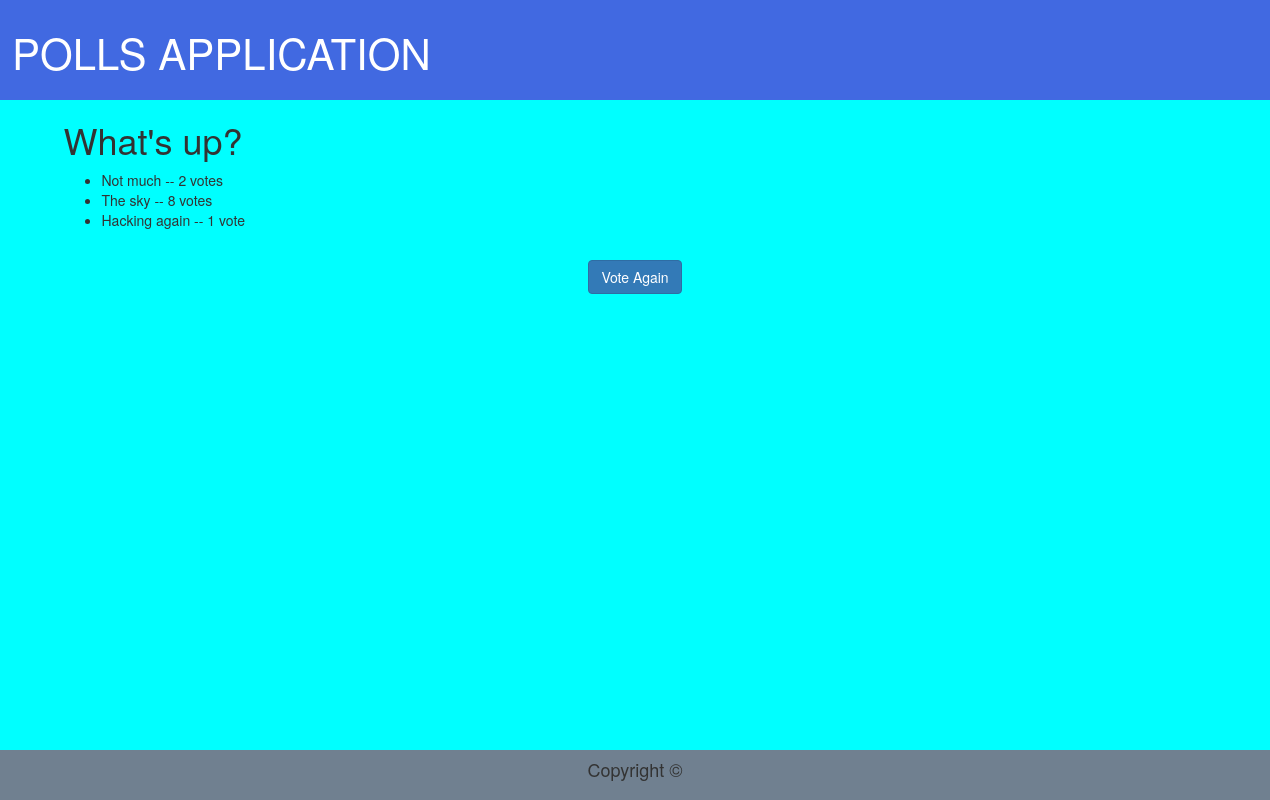
/polls/1/results/, run on an earlier commit of the app's database.
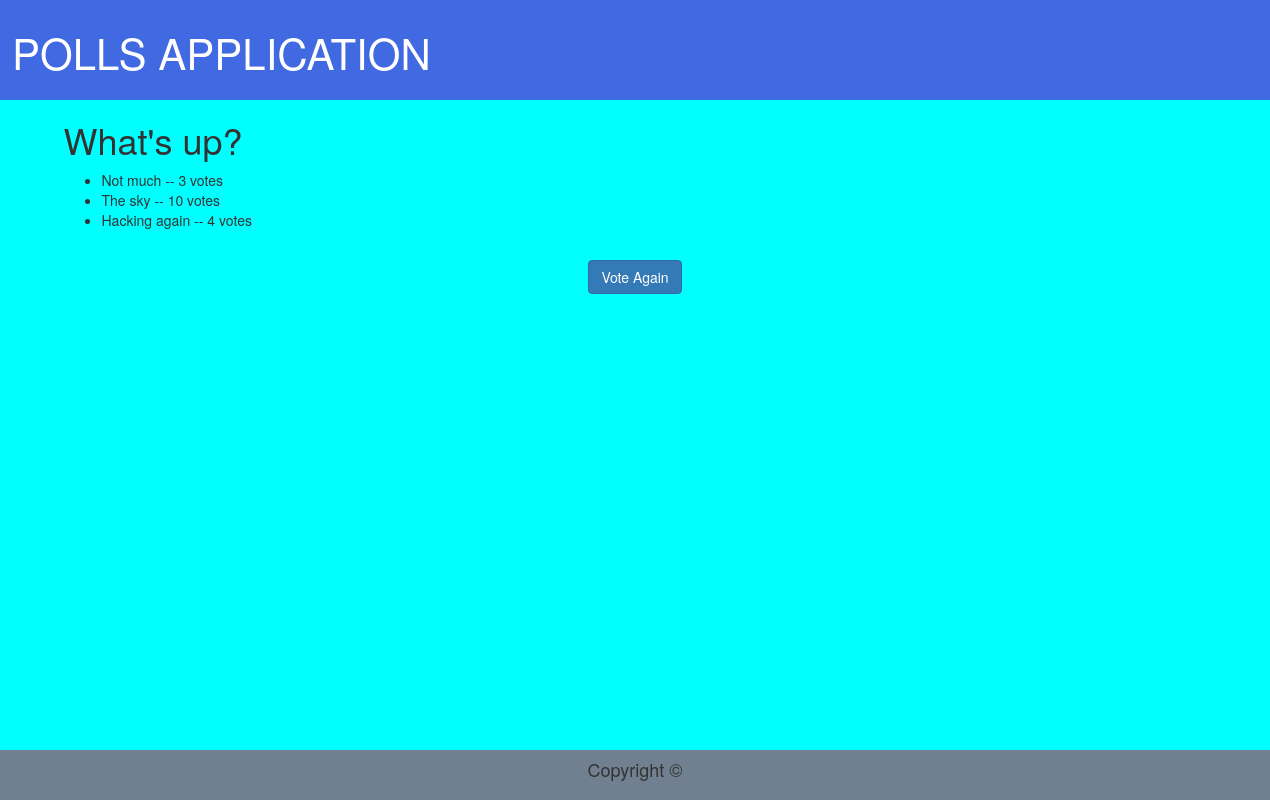
And on a later commit of the database.
### polls/models.py (models this page shows, shortened)
class Question(models.Model):
    question_text = models.CharField(max_length=200)
    pub_date = models.DateTimeField('date published')
    def was_published_recently(self):
        now = timezone.now()
        return now - datetime.timedelta(days = 1) <= self.pub_date <= now
    was_published_recently.admin_order_field = 'pub_date'
    was_published_recently.boolean = True
    was_published_recently.short_description = 'Published recently?'

class Choice(models.Model):
    question = models.ForeignKey(Question)
    choice_text = models.CharField(max_length=200)
    votes = models.IntegerField(default=0)

### polls/views.py (the view)
# urls.py: url(r'^(?P<pk>\d+)/results/$', views.ResultsView.as_view(), name = 'results'),
class ResultsView(generic.DetailView):
    model = Question
    template_name = 'polls/results.html'

### polls/templates/polls/results.html
{% load staticfiles %}
{% include 'polls/background.html' %}
<head>
    <link rel="stylesheet" type="text/css" href="{% static 'polls/style.css' %}" />
</head>
<body>
    <h1 class="txt">{{ question.question_text }}</h1>
    <ul>
    {% for choice in question.choice_set.all %}
        <li class="txt">{{ choice.choice_text }} -- {{ choice.votes }} vote{{ choice.votes|pluralize }}</li>
    {% endfor %}
    </ul>
    <a href="{% url 'polls:detail' question.id %}">
        <button class="btn btn-primary body_but">Vote Again</button>
    </a>
</body>

### polls/templates/polls/background.html (shortened to what this page needs)
{% load staticfiles %}
<!DOCTYPE html>
<html>
<head>
	<link rel="stylesheet" type="text/css" href="http://maxcdn.bootstrapcdn.com/bootstrap/3.3.7/css/bootstrap.min.css">
	<link rel="stylesheet" type="text/css" href="style.css">
</head>
<body>
	<header>
    <a href="/polls/">
		  <button class="app_button btn btn-primary">POLLS APPLICATION</button>
    </a>
	</header>
	<div class="headerr"></div>
	<footer>
		<h4 class="cr">Copyright &#169</h4>
	</footer>
</body>
</html>

### polls/static/polls/style.css (style rules this page uses)
header { background-color: #4169E1; position: fixed; top: 0px; left: 0px; height: 100px; min-width: 100%; }
.headerr { background-color: #00FFFF; background: transparent; position: relative; top: 0px; left: 0px; height: 100px; min-width: 100%; }
.app_button { position: relative; top: 16%; font-size: 300%; color: white; background-color: transparent; border: transparent; }
body { background-color: #00FFFF; position: relative; }
footer { background-color: #708090; position: fixed; bottom: 0px; left: 0px; height: 50px; min-width: 100%; }
.cr { position: relative; bottom: 1%; text-align: center; }
.txt { position: relative; left: 5%; }
.body_but { position: relative; top: 20px; margin: auto; display: table; }

What changed in the data, as far as the page shows it:
changed Choice "Not much": votes "2" → "3"
changed Choice "The sky": votes "8" → "10"
changed Choice "Hacking again": votes "1" → "4"
